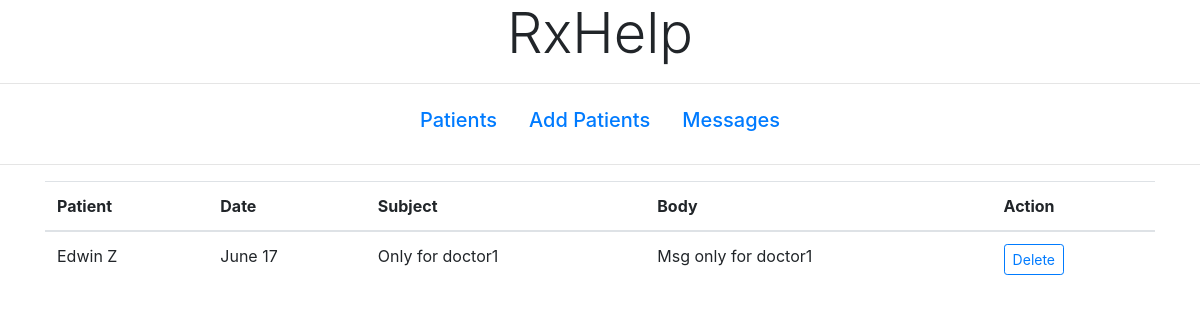
/providerMessages/123, run on the app's committed database.
### tables this page shows
CREATE TABLE patients(
username VARCHAR(255) NOT NULL,
id_num INT PRIMARY KEY,
password VARCHAR(255) NOT NULL,
name VARCHAR(255) NOT NULL,
age INT, 
birthday VARCHAR(255) NOT NULL,
sex VARCHAR(255) NOT NULL,
height VARCHAR(255) NOT NULL,
weight INT,
img VARCHAR(255) NOT NULL
);

CREATE TABLE message(
patient VARCHAR(255) NOT NULL,
dr INT,
msg_id INT PRIMARY KEY,
day varchar(255) NOT NULL,
subject VARCHAR(255) NOT NULL,
body VARCHAR(300) NOT NULL
);

### app.py (the view)
@app.route('/providerMessages/<id_number>', methods=['GET', 'POST'])
def msgDr(id_number):
    conn = sqlite3.connect('database.db')
    cur = conn.cursor()
    cur.execute("select * from patients a join message b on a.id_num = b.patient where b.dr = " + id_number + ";")
    joinedData = cur.fetchall()
    return render_template('provider/providerMessages.html', joinedData=joinedData, id_number=id_number)

### templates/provider/providerMessages.html (shortened to what this page needs)
<!DOCTYPE html>
<html lang="en">
<head>
    <link rel="stylesheet" href="https://stackpath.bootstrapcdn.com/bootstrap/4.1.3/css/bootstrap.min.css">
</head>
<body>
<b><h1 style="text-align: center;" class="display-4">RxHelp</h1></b>
<hr>
<ul class="nav justify-content-center">
    <li class="nav-item">
        <a class="nav-link active" href="/providerHome/{{ id_number }}"><h5>Patients</h5></a>
    </li>
    <li class="nav-item">
        <a class="nav-link" href="/providerAdd/{{ id_number }}"><h5>Add Patients</h5></a>
    </li>
    <li class="nav-item">
        <a class="nav-link" href="/providerMessages/{{ id_number }}"><h5>Messages</h5></a>
    </li>
</ul>
<hr>
<div id="boxy" class="container">
    <table class="table">
        <thead>
        <tr>
            <th scope="col">Patient</th>
            <th scope="col">Date</th>
            <th scope="col">Subject</th>
            <th scope="col">Body</th>
            <th scope="col">Action</th>
        </tr>
        </thead>
        <tbody>
        {% for o in joinedData %}
        <tr>
            <td>{{ o[3] }}</td>
            <td>{{ o[5] }}</td>
            <td>{{ o[14] }}</td>
            <td>{{ o[15] }}</td>
            <td>
                <a href="/providerDeleteMsg/{{id_number}}/{{o[12]}}" class="btn btn-outline-primary btn-sm">Delete</a>
            </td>
        </tr>
        {% endfor %}
        </tbody>
    </table>
</div>
</body>
</html>

### templates/provider/providerMessages.html (style rules this page uses)
body { background-image: url("https://cdn.hipwallpaper.com/i/98/63/rckmR3.jpg"); background-size: auto auto; }
#boxy { background-color: rgba(255, 255, 255, 0.6); }

### data on the page
patients: name "Edwin Z", birthday "June 17", subject "Only for doctor1", body "Msg only for doctor1"
